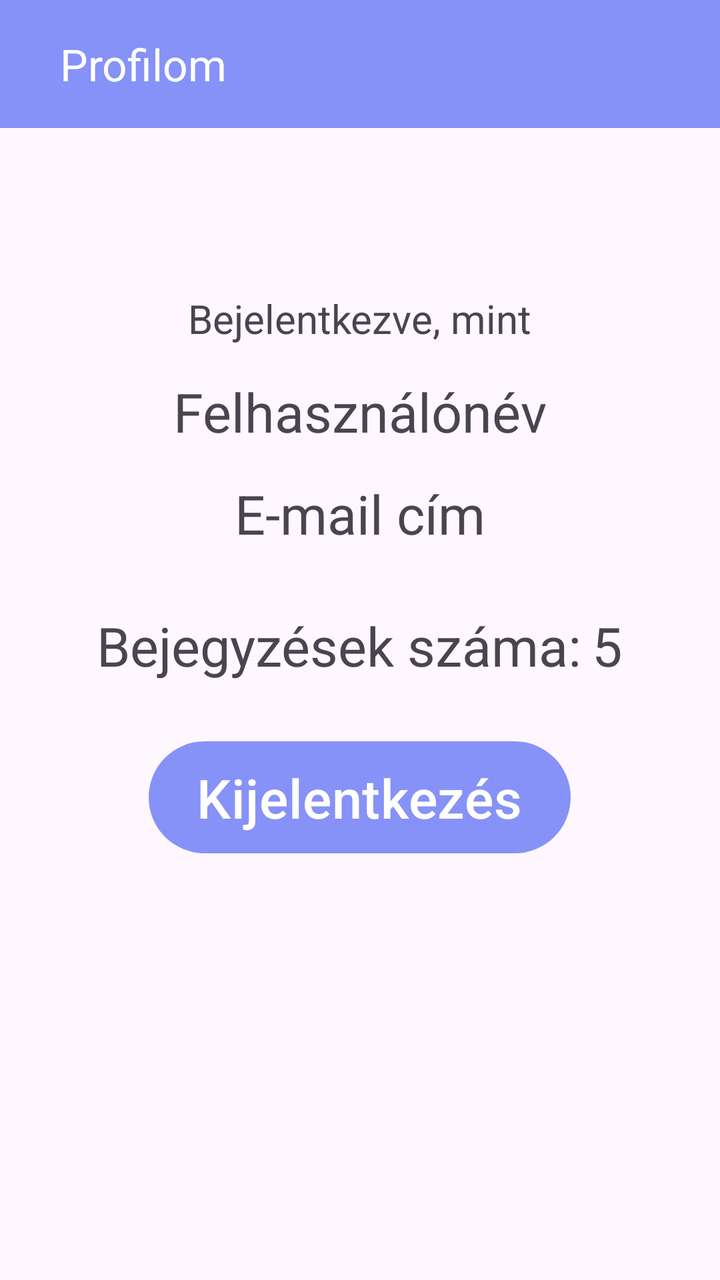
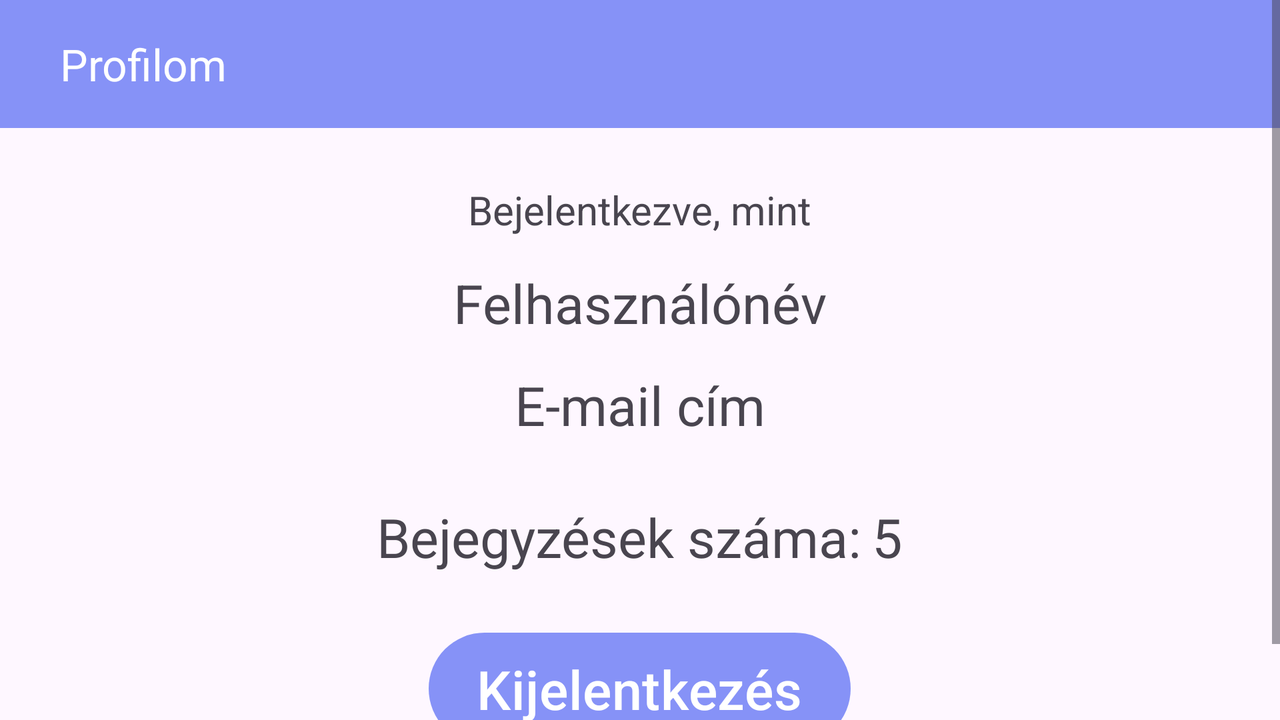

One screen, two layout resources from the same app: the default and the repository's alternative for another configuration. Each is rendered where Android would select it; the XML of both is given below.
<!-- AndroidManifest.xml: application theme Theme.F1Blog -->
<!-- res/layout/activity_profile.xml -->
<?xml version="1.0" encoding="utf-8"?>
<androidx.drawerlayout.widget.DrawerLayout xmlns:android="http://schemas.android.com/apk/res/android"
    xmlns:app="http://schemas.android.com/apk/res-auto"
    xmlns:tools="http://schemas.android.com/tools"
    android:id="@+id/drawerLayout"
    android:layout_width="match_parent"
    android:layout_height="match_parent"
    tools:context=".ProfileActivity"
    tools:openDrawer="left">

    <RelativeLayout
        android:layout_width="match_parent"
        android:layout_height="match_parent">

        <androidx.appcompat.widget.Toolbar
            android:layout_width="match_parent"
            android:layout_height="wrap_content"
            android:id="@+id/toolbar"
            android:background="@color/lavender"
            app:title="@string/profilom"
            app:titleMarginStart="30dp"
            android:theme="@style/ThemeOverlay.AppCompat.Dark.ActionBar"
            app:popupTheme="@style/Theme.AppCompat.Light"/>

        <View
            android:id="@+id/view"
            android:layout_width="40dp"
            android:layout_height="15dp"
            android:layout_below="@id/toolbar" />


        <LinearLayout
            android:layout_width="match_parent"
            android:layout_height="420dp"
            android:layout_below="@id/view"
            android:layout_marginStart="15dp"
            android:layout_marginLeft="15dp"
            android:layout_marginTop="-3dp"
            android:layout_marginEnd="15dp"
            android:layout_marginRight="15dp"
            android:layout_marginBottom="15dp"
            android:orientation="vertical"
            android:gravity="center">
















            <TextView
                android:layout_width="wrap_content"
                android:layout_height="wrap_content"
                android:layout_gravity="center"
                android:layout_marginTop="15dp"
                android:text="@string/loggedInAd"
                android:textSize="20sp" />

            <TextView
                android:id="@+id/u_name"
                android:layout_width="wrap_content"
                android:layout_height="wrap_content"
                android:layout_gravity="center"
                android:layout_marginTop="15dp"
                android:text="@string/username"
                android:textSize="27sp" />

            <TextView
                android:id="@+id/u_email"
                android:layout_width="wrap_content"
                android:layout_height="wrap_content"
                android:layout_gravity="center"
                android:layout_marginTop="15dp"
                android:text="@string/emailAddress"
                android:textSize="27sp" />

            <LinearLayout
                android:layout_width="wrap_content"
                android:layout_height="wrap_content"
                android:layout_gravity="center"
                android:orientation="horizontal"
                android:layout_marginTop="25dp">

                <TextView
                    android:layout_width="wrap_content"
                    android:layout_height="wrap_content"
                    android:text="@string/numberOfBlogs"
                    android:textSize="27sp"
                    android:layout_marginTop="5dp" />

                <TextView
                    android:id="@+id/numberOfBlogs"
                    android:layout_width="wrap_content"
                    android:layout_height="wrap_content"
                    android:text="5"
                    android:textSize="27sp"
                    android:layout_marginTop="5dp"
                    android:layout_marginStart="5dp"/>
            </LinearLayout>


            <Button
                android:id="@+id/btn_logout"
                android:layout_width="wrap_content"
                android:layout_height="wrap_content"
                android:layout_gravity="center"
                android:layout_marginTop="30dp"
                android:layout_marginBottom="15dp"
                android:background="@drawable/rounded_button"
                android:text="@string/logout"
                android:textColor="@color/white"
                android:textSize="27sp" />

        </LinearLayout>
    </RelativeLayout>
</androidx.drawerlayout.widget.DrawerLayout>
<!-- resources referenced by this layout -->
<resources>
  <color name="lavender">#8692f7</color>
  <color name="white">#FFFFFFFF</color>
  <!-- drawable rounded_button (drawable) -->
  <?xml version="1.0" encoding="utf-8"?>
  <shape xmlns:android="http://schemas.android.com/apk/res/android"
      android:shape="rectangle">
      <corners android:radius="40dp" /> 
      <solid android:color="@color/lavender" /> 
  </shape>
  <string name="emailAddress">E-mail cím</string>
  <string name="loggedInAd">Bejelentkezve, mint</string>
  <string name="logout">Kijelentkezés</string>
  <string name="numberOfBlogs">Bejegyzések száma:</string>
  <string name="profilom">Profilom</string>
  <string name="username">Felhasználónév</string>
  <!-- from res/values-v23/ -->
  <style name="Theme.F1Blog" parent="Base.Theme.F1Blog">
          
          <item name="android:navigationBarColor">@android:color/transparent</item>
          <item name="android:statusBarColor">@android:color/transparent</item>
          <item name="android:windowLightStatusBar">?attr/isLightTheme</item>
      </style>
  <style name="Base.Theme.F1Blog" parent="Theme.Material3.DayNight.NoActionBar">
          <item name="colorPrimary">@color/lavender</item>
          <item name="colorPrimaryVariant">@color/lavender</item>
          
          
      </style>
</resources>
<!-- res/layout-land/activity_profile.xml (the repository's variant of the layout above) -->
<!-- drawn on the phone turned sideways -->
<?xml version="1.0" encoding="utf-8"?>
<androidx.drawerlayout.widget.DrawerLayout xmlns:android="http://schemas.android.com/apk/res/android"
    xmlns:app="http://schemas.android.com/apk/res-auto"
    xmlns:tools="http://schemas.android.com/tools"
    android:id="@+id/drawerLayout"
    android:layout_width="match_parent"
    android:layout_height="match_parent"
    tools:context=".ProfileActivity"
    tools:openDrawer="left">

    <ScrollView
        android:layout_width="match_parent"
        android:layout_height="match_parent">

        <RelativeLayout
            android:layout_width="match_parent"
            android:layout_height="wrap_content">

            <androidx.appcompat.widget.Toolbar
                android:id="@+id/toolbar"
                android:layout_width="match_parent"
                android:layout_height="wrap_content"
                android:background="@color/lavender"
                android:theme="@style/ThemeOverlay.AppCompat.Dark.ActionBar"
                app:popupTheme="@style/Theme.AppCompat.Light"
                app:title="@string/profilom"
                app:titleMarginStart="30dp" />

            <View
                android:id="@+id/view"
                android:layout_width="40dp"
                android:layout_height="15dp"
                android:layout_below="@id/toolbar" />

            <LinearLayout
                android:layout_width="match_parent"
                android:layout_height="wrap_content"
                android:layout_below="@id/view"
                android:layout_marginStart="15dp"
                android:layout_marginLeft="15dp"
                android:layout_marginTop="-3dp"
                android:layout_marginEnd="15dp"
                android:layout_marginRight="15dp"
                android:layout_marginBottom="15dp"
                android:orientation="vertical"
                android:gravity="center">

                <TextView
                    android:layout_width="wrap_content"
                    android:layout_height="wrap_content"
                    android:layout_gravity="center"
                    android:layout_marginTop="15dp"
                    android:text="@string/loggedInAd"
                    android:textSize="20sp" />

                <TextView
                    android:id="@+id/u_name"
                    android:layout_width="wrap_content"
                    android:layout_height="wrap_content"
                    android:layout_gravity="center"
                    android:layout_marginTop="15dp"
                    android:text="@string/username"
                    android:textSize="27sp" />

                <TextView
                    android:id="@+id/u_email"
                    android:layout_width="wrap_content"
                    android:layout_height="wrap_content"
                    android:layout_gravity="center"
                    android:layout_marginTop="15dp"
                    android:text="@string/emailAddress"
                    android:textSize="27sp" />

                <LinearLayout
                    android:layout_width="wrap_content"
                    android:layout_height="wrap_content"
                    android:layout_gravity="center"
                    android:orientation="horizontal"
                    android:layout_marginTop="25dp">

                    <TextView
                        android:layout_width="wrap_content"
                        android:layout_height="wrap_content"
                        android:text="@string/numberOfBlogs"
                        android:textSize="27sp"
                        android:layout_marginTop="5dp" />

                    <TextView
                        android:id="@+id/numberOfBlogs"
                        android:layout_width="wrap_content"
                        android:layout_height="wrap_content"
                        android:text="5"
                        android:textSize="27sp"
                        android:layout_marginTop="5dp"
                        android:layout_marginStart="5dp"/>
                </LinearLayout>

                <Button
                    android:id="@+id/btn_logout"
                    android:layout_width="wrap_content"
                    android:layout_height="wrap_content"
                    android:layout_gravity="center"
                    android:layout_marginTop="30dp"
                    android:layout_marginBottom="15dp"
                    android:background="@drawable/rounded_button"
                    android:text="@string/logout"
                    android:textColor="@color/white"
                    android:textSize="27sp" />
            </LinearLayout>
        </RelativeLayout>
    </ScrollView>
</androidx.drawerlayout.widget.DrawerLayout>
